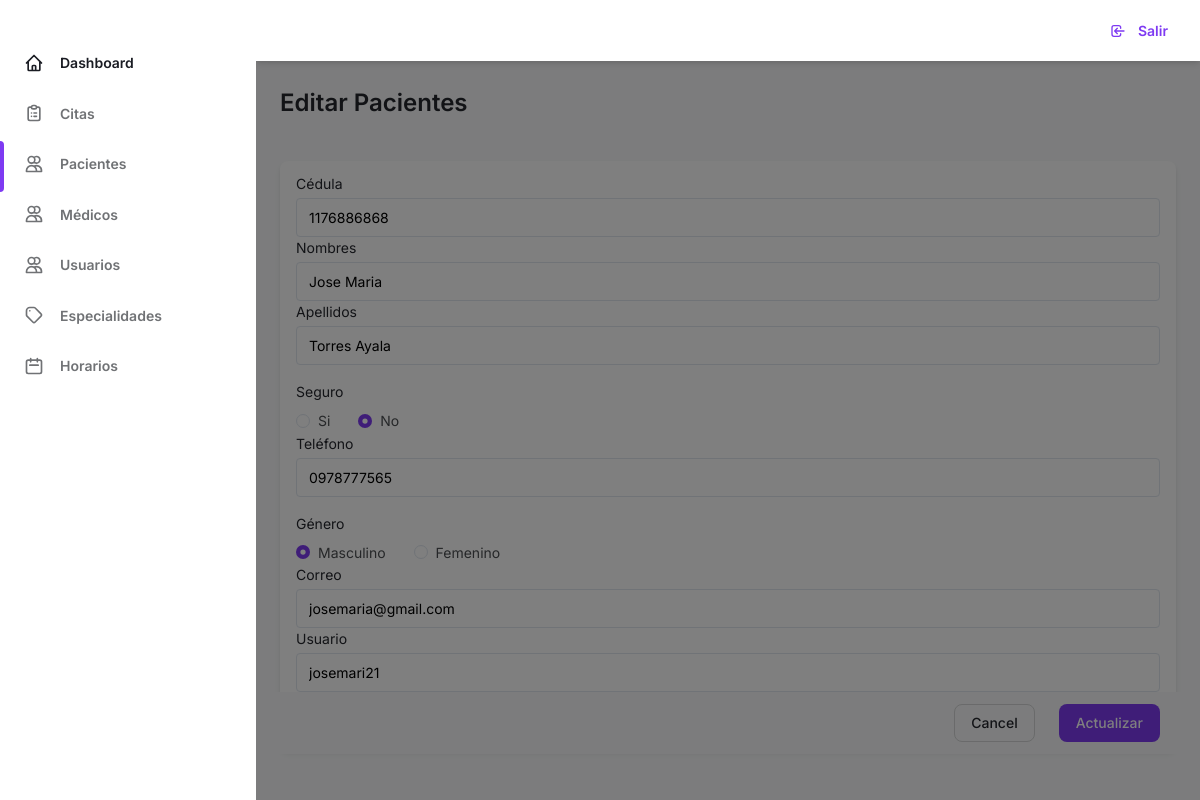
The page /vista/patients/edit.php?id=1 (signed in) on the database its author committed.
### tables this page shows
CREATE TABLE `customers` (
  `codpaci` int(11) NOT NULL,
  `dnipa` char(10) NOT NULL,
  `nombrep` varchar(50) NOT NULL,
  `apellidop` varchar(50) NOT NULL,
  `seguro` char(2) NOT NULL,
  `tele` char(10) NOT NULL,
  `sexo` varchar(15) NOT NULL,
  `email` varchar(35) NOT NULL,
  `ciudad` varchar(200) NOT NULL,
  `direccion` varchar(200) NOT NULL,
  `nacimiento` timestamp NOT NULL DEFAULT current_timestamp() ON UPDATE current_timestamp(),
  `usuario` varchar(15) NOT NULL,
  `clave` varchar(255) NOT NULL,
  `cargo` char(1) NOT NULL,
  `estado` char(1) NOT NULL,
  `fecha_create` timestamp NOT NULL DEFAULT current_timestamp() ON UPDATE current_timestamp()
);

### vista/patients/edit.php (the view, shortened to what this page needs)
<!DOCTYPE html>
<html :class="{ 'theme-dark': dark }" x-data="data()" lang="en">
  <head>
    <link rel="stylesheet" href="../../assets/css/tailwind.output.css" />
    <link
      rel="stylesheet"
      href="https://cdnjs.cloudflare.com/ajax/libs/Chart.js/2.9.3/Chart.min.css"
    />
  </head>
  <body>
    <div
      class="flex h-screen bg-gray-50 dark:bg-gray-900"
      :class="{ 'overflow-hidden': isSideMenuOpen }"
    >
      <aside
        class="z-20 hidden w-64 overflow-y-auto bg-white dark:bg-gray-800 md:block flex-shrink-0"
      >
        <div class="py-4 text-gray-500 dark:text-gray-400">
          <ul class="mt-6">
            <li class="relative px-6 py-3">
              <a
                class="inline-flex items-center w-full text-sm font-semibold text-gray-800 transition-colors duration-150 hover:text-gray-800 dark:hover:text-gray-200 dark:text-gray-100"
                href="../admin/pages-admin.php"
              >
                <svg
                  class="w-5 h-5"
                  aria-hidden="true"
                  fill="none"
                  stroke-linecap="round"
                  stroke-linejoin="round"
                  stroke-width="2"
                  viewBox="0 0 24 24"
                  stroke="currentColor"
                >
                  <path
                    d="M3 12l2-2m0 0l7-7 7 7M5 10v10a1 1 0 001 1h3m10-11l2 2m-2-2v10a1 1 0 01-1 1h-3m-6 0a1 1 0 001-1v-4a1 1 0 011-1h2a1 1 0 011 1v4a1 1 0 001 1m-6 0h6"
                  ></path>
                </svg>
                <span class="ml-4">Dashboard</span>
              </a>
            </li>
          </ul>
          <ul>
            <li class="relative px-6 py-3">
              <a
                class="inline-flex items-center w-full text-sm font-semibold transition-colors duration-150 hover:text-gray-800 dark:hover:text-gray-200"
                href="../../folder/appointment.php"
              >
                <span class="ml-4">Citas</span>
              </a>
            </li>
            <li class="relative px-6 py-3">
              <span
                class="absolute inset-y-0 left-0 w-1 bg-purple-600 rounded-tr-lg rounded-br-lg"
                aria-hidden="true"
              ></span>
              <a
                class="inline-flex items-center w-full text-sm font-semibold transition-colors duration-150 hover:text-gray-800 dark:hover:text-gray-200"
                href="../../folder/patients.php"
              >
                <span class="ml-4">Pacientes</span>
              </a>
            </li>
            <li class="relative px-6 py-3">
              <a
                class="inline-flex items-center w-full text-sm font-semibold transition-colors duration-150 hover:text-gray-800 dark:hover:text-gray-200"
                href="../../folder/doctor.php"
              >
                <span class="ml-4">Médicos</span>
              </a>
            </li>
            <li class="relative px-6 py-3">
              <a
                class="inline-flex items-center w-full text-sm font-semibold transition-colors duration-150 hover:text-gray-800 dark:hover:text-gray-200"
                href="../../folder/usuarios.php"
              >
                <span class="ml-4">Usuarios</span>
              </a>
            </li>
            <li class="relative px-6 py-3">
              <a
                class="inline-flex items-center w-full text-sm font-semibold transition-colors duration-150 hover:text-gray-800 dark:hover:text-gray-200"
                href="../../folder/specialty.php"
              >
                <span class="ml-4">Especialidades</span>
              </a>
            </li>
            <li class="relative px-6 py-3">
              <a
                class="inline-flex items-center w-full text-sm font-semibold transition-colors duration-150 hover:text-gray-800 dark:hover:text-gray-200"
                href="../../folder/horario.php"
              >
                <svg
                  class="w-5 h-5"
                  aria-hidden="true"
                  fill="none"
                  stroke-linecap="round"
                  stroke-linejoin="round"
                  stroke-width="2"
                  viewBox="0 0 24 24"
                  stroke="currentColor"
                >
                 <path stroke-linecap="round" stroke-linejoin="round" stroke-width="2" d="M8 7V3m8 4V3m-9 8h10M5 21h14a2 2 0 002-2V7a2 2 0 00-2-2H5a2 2 0 00-2 2v12a2 2 0 002 2z"/>
                </svg>
                <span class="ml-4">Horarios</span>
              </a>
            </li>
          </ul>
        </div>
      </aside>
      <div
        x-show="isSideMenuOpen"
        x-transition:enter="transition ease-in-out duration-150"
        x-transition:enter-start="opacity-0"
        x-transition:enter-end="opacity-100"
        x-transition:leave="transition ease-in-out duration-150"
        x-transition:leave-start="opacity-100"
        x-transition:leave-end="opacity-0"
        class="fixed inset-0 z-10 flex items-end bg-black bg-opacity-50 sm:items-center sm:justify-center"
      ></div>
      <div class="flex flex-col flex-1 w-full">
        <header class="z-10 py-4 bg-white shadow-md dark:bg-gray-800">
          <div
            class="container flex items-center justify-between h-full px-6 mx-auto text-purple-600 dark:text-purple-300"
          >
            <ul class="flex items-center flex-shrink-0 space-x-6">
              <li class="relative">
                <button
                  class="align-middle rounded-full focus:shadow-outline-purple focus:outline-none"
                  @click="toggleProfileMenu"
                  @keydown.escape="closeProfileMenu"
                  aria-label="Account"
                  aria-haspopup="true"
                >
                  <li class="flex">
                      <a
                        class="inline-flex items-center w-full px-2 py-1 text-sm font-semibold transition-colors duration-150 rounded-md hover:bg-gray-100 hover:text-gray-800 dark:hover:bg-gray-800 dark:hover:text-gray-200"
                        href="../pages-logout.php"
                      >
                        <svg
                          class="w-4 h-4 mr-3"
                          aria-hidden="true"
                          fill="none"
                          stroke-linecap="round"
                          stroke-linejoin="round"
                          stroke-width="2"
                          viewBox="0 0 24 24"
                          stroke="currentColor"
                        >
                          <path
                            d="M11 16l-4-4m0 0l4-4m-4 4h14m-5 4v1a3 3 0 01-3 3H6a3 3 0 01-3-3V7a3 3 0 013-3h7a3 3 0 013 3v1"
                          ></path>
                        </svg>
                        <span>Salir</span>
                      </a>
                    </li>
                </button>
              </li>
            </ul>
          </div>
        </header>
       <main class="h-full overflow-y-auto">
          <div class="container px-6 mx-auto grid">
            <h2
              class="my-6 text-2xl font-semibold text-gray-700 dark:text-gray-200"
            >
            Editar Pacientes
            </h2>
          <?php
function connect(){
return new mysqli("localhost","root","","citas_hospital");
}
$con = connect();
$id = $_GET['id'];
$sql = "SELECT * FROM customers  WHERE codpaci= '$id'";
$query  =$con->query($sql);
$data =  array();
if($query){
  while($r = $query->fetch_object()){
    $data[] = $r;
  }
}
?>
<?php if(count($data)>0):?>
    <?php foreach($data as $d):?>
          <div class="px-4 py-3 mb-8 bg-white rounded-lg shadow-md dark:bg-gray-800">
            <form method="POST"  autocomplete="off" action="../../folder/patients.php?id=<?php echo $d->codpaci; ?>"  role="form">
              <label class="block text-sm">
                <span class="text-gray-700 dark:text-gray-400">Cédula</span>
                <input name="dnipa" onKeypress="if (event.keyCode < 45 || event.keyCode > 57) event.returnValue = false;" maxlength="10" value="<?php echo $d->dnipa; ?>" type="text"
                  class="block w-full mt-1 text-sm dark:border-gray-600 dark:bg-gray-700 focus:border-purple-400 focus:outline-none focus:shadow-outline-purple dark:text-gray-300 dark:focus:shadow-outline-gray form-input"
                  placeholder="Jane Doe"
                />
              </label>
              <label class="block text-sm">
                <span class="text-gray-700 dark:text-gray-400">Nombres</span>
                <input name="nombrep" value="<?php echo $d->nombrep; ?>" type="text"
                  class="block w-full mt-1 text-sm dark:border-gray-600 dark:bg-gray-700 focus:border-purple-400 focus:outline-none focus:shadow-outline-purple dark:text-gray-300 dark:focus:shadow-outline-gray form-input"
                  placeholder="Jane Doe"
                />
              </label>
              <label class="block text-sm">
                <span class="text-gray-700 dark:text-gray-400">Apellidos</span>
                <input name="apellidop" value="<?php echo $d->apellidop; ?>" type="text"
                  class="block w-full mt-1 text-sm dark:border-gray-600 dark:bg-gray-700 focus:border-purple-400 focus:outline-none focus:shadow-outline-purple dark:text-gray-300 dark:focus:shadow-outline-gray form-input"
                  placeholder="Jane Doe"
                />
              </label>
              <div class="mt-4 text-sm">
                <span class="text-gray-700 dark:text-gray-400">
                  Seguro
                </span>
                <div class="mt-2">
                  <label
                    class="inline-flex items-center text-gray-600 dark:text-gray-400"
                  >
                <input class="text-purple-600 form-radio focus:border-purple-400 focus:outline-none focus:shadow-outline-purple dark:focus:shadow-outline-gray" name="seguro" type="radio" id="seguro" value="<?php echo $d->seguro; ?>" <?php echo ($d->seguro== 'Si') ?  "checked" : "" ;  ?>/>
                    <span class="ml-2">Si</span>
                  </label>
                  <label
                    class="inline-flex items-center ml-6 text-gray-600 dark:text-gray-400"
                  >
                  <input class="text-purple-600 form-radio focus:border-purple-400 focus:outline-none focus:shadow-outline-purple dark:focus:shadow-outline-gray" name="seguro" type="radio" id="seguro" value="<?php echo $d->seguro; ?>" <?php echo ($d->seguro== 'No') ?  "checked" : "" ;  ?>/>
                    <span class="ml-2">No</span>
                  </label>
                </div>
              </div>
              <label class="block text-sm">
                <span class="text-gray-700 dark:text-gray-400">Teléfono</span>
                <input name="tele" maxlength="10" onKeypress="if (event.keyCode < 45 || event.keyCode > 57) event.returnValue = false;" value="<?php echo $d->tele; ?>" type="text"
                  class="block w-full mt-1 text-sm dark:border-gray-600 dark:bg-gray-700 focus:border-purple-400 focus:outline-none focus:shadow-outline-purple dark:text-gray-300 dark:focus:shadow-outline-gray form-input"
                  placeholder="Jane Doe"
                />
              </label>
              <div class="mt-4 text-sm">
                <span class="text-gray-700 dark:text-gray-400">
                  Género
                </span>
                <div class="mt-2">
                  <label
                    class="inline-flex items-center text-gray-600 dark:text-gray-400"
                  >
                <input class="text-purple-600 form-radio focus:border-purple-400 focus:outline-none focus:shadow-outline-purple dark:focus:shadow-outline-gray" name="sexo" type="radio" id="sexo" value="<?php echo $d->sexo; ?>" <?php echo ($d->sexo== 'Masculino') ?  "checked" : "" ;  ?>/>
                    <span class="ml-2">Masculino</span>
                  </label>
                  <label
                    class="inline-flex items-center ml-6 text-gray-600 dark:text-gray-400"
                  >
                  <input class="text-purple-600 form-radio focus:border-purple-400 focus:outline-none focus:shadow-outline-purple dark:focus:shadow-outline-gray" name="sexo" type="radio" id="sexo" value="<?php echo $d->sexo; ?>" <?php echo ($d->sexo== 'Femenino') ?  "checked" : "" ;  ?>/>
                    <span class="ml-2">Femenino</span>
                  </label>
                </div>
              </div>
              <label class="block text-sm">
                <span class="text-gray-700 dark:text-gray-400">Correo</span>
                <input name="email" value="<?php echo $d->email; ?>" type="text"
                  class="block w-full mt-1 text-sm dark:border-gray-600 dark:bg-gray-700 focus:border-purple-400 focus:outline-none focus:shadow-outline-purple dark:text-gray-300 dark:focus:shadow-outline-gray form-input"
                  placeholder="Jane Doe"
                />
              </label>
              <label class="block text-sm">
                <span class="text-gray-700 dark:text-gray-400">Usuario</span>
                <input name="usuario" value="<?php echo $d->usuario; ?>" type="text"
                  class="block w-full mt-1 text-sm dark:border-gray-600 dark:bg-gray-700 focus:border-purple-400 focus:outline-none focus:shadow-outline-purple dark:text-gray-300 dark:focus:shadow-outline-gray form-input"
                  placeholder="Jane Doe"
                />
              </label>
               <footer
          class="flex flex-col items-center justify-end px-6 py-3 -mx-6 -mb-4 space-y-4 sm:space-y-0 sm:space-x-6 sm:flex-row bg-gray-50 dark:bg-gray-800">
          <button
            @click="closeModal"
            class="w-full px-5 py-3 text-sm font-medium leading-5 text-white text-gray-700 transition-colors duration-150 border border-gray-300 rounded-lg dark:text-gray-400 sm:px-4 sm:py-2 sm:w-auto active:bg-transparent hover:border-gray-500 focus:border-gray-500 active:text-gray-500 focus:outline-none focus:shadow-outline-gray">
            Cancel
          </button>
          <button name="update"
            class="w-full px-5 py-3 text-sm font-medium leading-5 text-white transition-colors duration-150 bg-purple-600 border border-transparent rounded-lg sm:w-auto sm:px-4 sm:py-2 active:bg-purple-600 hover:bg-purple-700 focus:outline-none focus:shadow-outline-purple">
            Actualizar
          </button>
        </footer>
        </form>
          </div>
 <?php endforeach; ?>
    <?php else:?>
    <span class="px-2 py-1 font-semibold leading-tight text-red-700 bg-red-100 rounded-full dark:text-red-100 dark:bg-red-700">
          No hay datos
        </span>
    <?php endif; ?>
          </div>
<?php require '../template/footer.php';  ?>

### rows shown on the page
customers: dnipa "1176886868", nombrep "Jose Maria", apellidop "Torres Ayala", seguro "☐ Si", seguro "☑ No", tele "0978777565", sexo "☑ Masculino", sexo "☐ Femenino", email "josemaria@gmail.com", usuario "josemari21"
